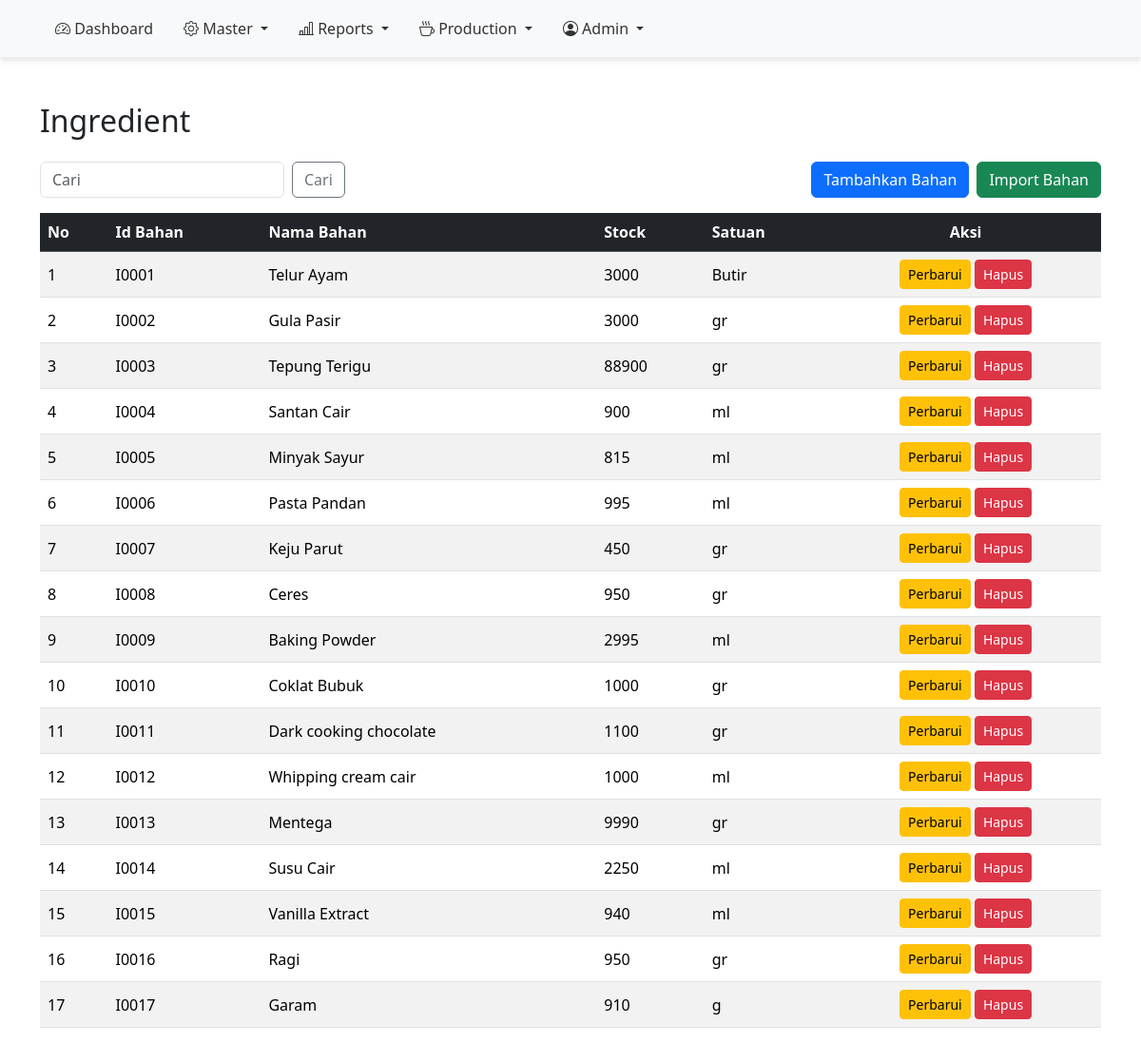
Page /Admin/ingredient-index.php (signed in) on the earlier database version.
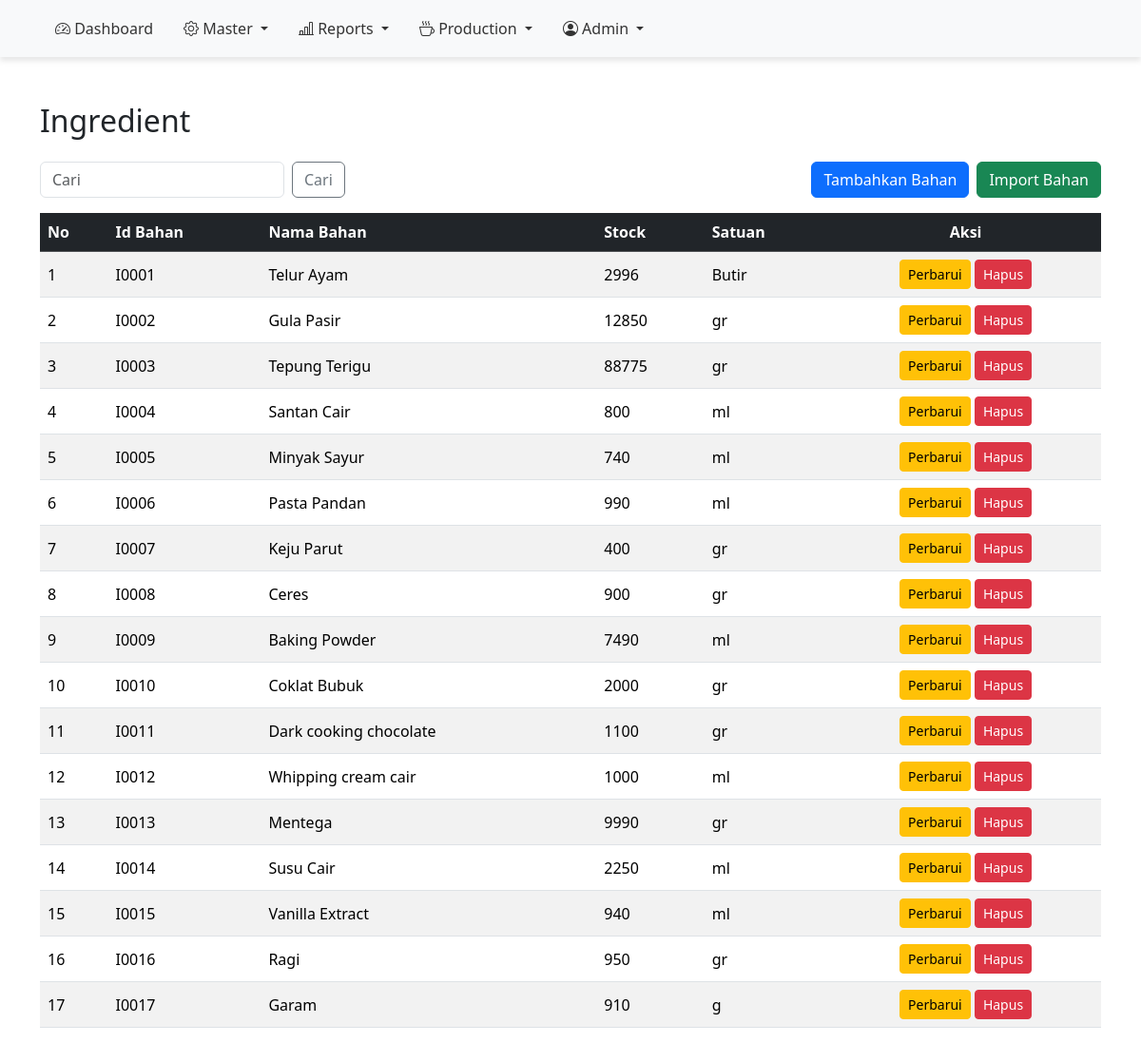
Same page on the later database version.
### config.php (called while the page is built, shortened)
<?php
$host = "localhost";
$user = "root";
$pass = "";
$db = "breadone";
$conn = mysqli_connect($host, $user, $pass, $db);
function getAllIngredient()
{
    global $conn;
    $stmt = $conn->prepare("SELECT * FROM `bo-ingredient` ORDER BY id_ingredient ASC");
    $stmt->execute();
    return $stmt->get_result()->fetch_all(MYSQLI_ASSOC);
}
?>

### Admin/ingredient-index.php (the view, shortened to what this page needs)
<?php
include '../config.php';
$search = isset($_POST["keyword"]) ? $_POST["keyword"] : '';
$ingredient = isset($_POST["search"]) ? searchIngredient($search) : getAllIngredient();
?>
<!DOCTYPE html>
<html lang="en">
<head>
</head>
<body>
    <?php include "../Layout/sidebar.php"; ?>
    <div class="container mt-5">
        <h2 class="text-left mb-4">Ingredient</h2>
        <div class="d-flex justify-content-between mb-3 mt-3">
            <?php include "../Layout/searchbar.php"; ?>
            <div class="d-flex">
                <a href="ingredient-add.php" class="btn btn-primary me-2">Tambahkan Bahan</a>
                <a href="ingredient-import.php" class="btn btn-success">Import Bahan</a>
            </div>
        </div>
        <div class="table-container">
            <div class="table-responsive">
                <table class="table table-hover table-striped align-middle">
                    <thead class="table-dark">
                        <tr>
                            <th>No</th>
                            <th>Id Bahan</th>
                            <th>Nama Bahan</th>
                            <th>Stock</th>
                            <th>Satuan</th>
                            <th class="text-center">Aksi</th>
                        </tr>
                    </thead>
                    <tbody>
                        <?php
                        if (!empty($ingredient)) {
                            $no = 1;
                            foreach ($ingredient as $row) {
                                echo "
                            <tr>
                                <td>{$no}</td>
                                <td>{$row['id_ingredient']}</td>
                                <td>{$row['name_ingredient']}</td>
                                <td>{$row['qty_ingredient']}</td>
                                <td>{$row['unit_ingredient']}</td>
                                <td class='text-center'>
                                    <a href='ingredient-updt.php?id={$row['id_ingredient']}' class='btn btn-sm btn-warning'>Perbarui</a>
                                    <a href='ingredient-del.php?id={$row['id_ingredient']}' onclick='return confirm(\"Apakah Anda yakin ingin menghapus bahan ini?\")' class='btn btn-sm btn-danger'>Hapus</a>
                                </td>
                            </tr>
                            ";
                                $no++;
                            }
                        } else {
                            echo "
                        <tr>
                            <td colspan='7' class='text-center'>Tidak ada data ditemukan</td>
                        </tr>
                        ";
                        }
                        ?>
                    </tbody>
                </table>
            </div>
        </div>
    </div>
</body>
</html>

Differences in the rows shown:
changed bo-ingredient "Telur Ayam": qty_ingredient "3000" → "2996"
changed bo-ingredient "Gula Pasir": qty_ingredient "3000" → "12850"
changed bo-ingredient "Tepung Terigu": qty_ingredient "88900" → "88775"
changed bo-ingredient "Santan Cair": qty_ingredient "900" → "800"
changed bo-ingredient "Minyak Sayur": qty_ingredient "815" → "740"
changed bo-ingredient "Pasta Pandan": qty_ingredient "995" → "990"
changed bo-ingredient "Keju Parut": qty_ingredient "450" → "400"
changed bo-ingredient "Ceres": qty_ingredient "950" → "900"
changed bo-ingredient "Baking Powder": qty_ingredient "2995" → "7490"
changed bo-ingredient "Coklat Bubuk": qty_ingredient "1000" → "2000"
